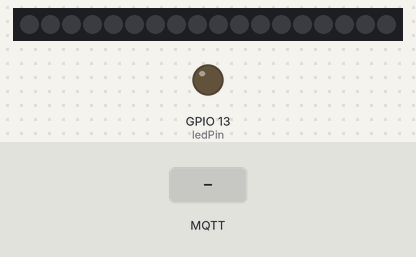
Bench run of a sketch on a simulated ESP32. Parts: 18 RGB LEDs in strip order, left to right, output pins drawn as LEDs (lit = HIGH). The inputs (shaded band) are chosen by the test bench. Dim RGB values are drawn brighter than linear; WiFi joins after 1.5 s; servers stay silent unless stated; no MQTT or app messages arrive unless stated; what the sketch prints to the serial monitor is not drawn.

Above: at 2.7 s.
2.8 s: MQTT message "1" arrives on the first subscribed topic
At 2.95 s:
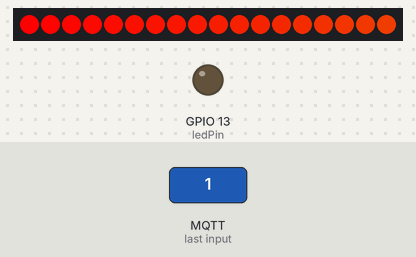
At 3.57 s:
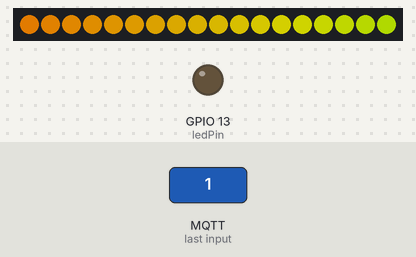
5.2 s: MQTT message "lobster/mac/output" arrives on the first subscribed topic
7.7 s: MQTT message "2" arrives on the first subscribed topic
At 8.53 s:
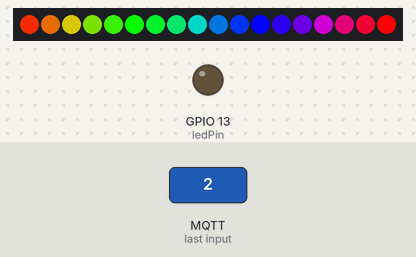

Measured:
- after the input at 2.8 s, the LEDs: change at once (image 1)

The sketch:

ccc01.ino
```cpp
#include <WiFi.h>
#include <PubSubClient.h>
#include <Adafruit_NeoPixel.h>
#include <Arduino.h>
#include "DFRobotDFPlayerMini.h"


// The network information
const char* ssid = "Deco3000";
const char* password = "42563808";

// IP address of the raspberry pi
const char* mqtt_server = "192.168.8.104";

// Uniqe client ID
const char *ID = "lobster";

//Perams
float Voltage = 0;


WiFiClient esplobster;
PubSubClient client(esplobster);
long lastMsg = 0;
char msg[50];
int value = 0;


//ESP32 onboard led pin
const int ledPin = 13;

int r;
int g;
int b;
int n;


//Neopixel pin number and number of led's
#define PIXEL_PIN    14
#define PIXEL_COUNT 18
Adafruit_NeoPixel strip = Adafruit_NeoPixel(PIXEL_COUNT, PIXEL_PIN, NEO_GRB + NEO_KHZ800);


void setup() {
  Serial.begin(115200);
// WIFI setup
  setup_wifi();
  client.setServer(mqtt_server, 1883);
  client.setCallback(callback);

// Neopixel setup
  pinMode(ledPin, OUTPUT);
  strip.begin();
  strip.show();

}

void setup_wifi() {
  delay(10);
  // We start by connecting to a WiFi network
  Serial.println();
  Serial.print("Connecting to ");
  Serial.println(ssid);

  WiFi.begin(ssid, password);

  while (WiFi.status() != WL_CONNECTED) {
    delay(500);
    Serial.print(".");
  }

  Serial.println("");
  Serial.println("WiFi connected");
  Serial.println("IP address: ");
  Serial.println(WiFi.localIP());
}

void callback(char* topic, byte* message, unsigned int length) {
  Serial.print("Message arrived on topic: ");
  Serial.print(topic);
  Serial.print(". Message: ");
  String messageTemp;

  for (int i = 0; i < length; i++) {
    Serial.print((char)message[i]);
    messageTemp += (char)message[i];
  }
  Serial.println();


if (String(topic) == "lobster/mac/output") {
    Serial.print("Changing output to ");


    if(messageTemp == "2"){
      Serial.println("rainbowCycle");
       rainbowCycle(20);
    }

    else if(messageTemp == "1"){
      Serial.println("rainbow");
      rainbow(20);
    }
    else if(messageTemp != "1" || messageTemp!="2"){
    Serial.println("rainbow");
    r = messageTemp.substring(0,3).toInt();
    Serial.println(r);
    g = messageTemp.substring(3,6).toInt();
    b = messageTemp.substring(6,9).toInt();
    n = messageTemp.substring(9,12).toInt();
    strip.setPixelColor((n * 4) + 0, r, g, b);
    strip.setPixelColor((n * 4) + 1, r, g, b);
    strip.setPixelColor((n * 4) + 2, r, g, b);
    strip.setPixelColor((n * 4) + 3, r, g, b);

    strip.show();

    }

  }
}
void reconnect() {
  // Loop until we're reconnected
  while (!client.connected()) {
    Serial.print("Attempting MQTT connection...");
    // Attempt to connect
    if (client.connect("lobster")) {
      Serial.println("connected");
      // Subscribe
      client.subscribe("lobster/mac/output");


    } else {
      Serial.print("failed, rc=");
      Serial.print(client.state());
      Serial.println(" try again in 5 seconds");
      // Wait 5 seconds before retrying
      delay(5000);
    }
  }
}
void loop() {

  if (!client.connected()) {
    reconnect();
  }
  client.loop();

}

// neopixel fill colour annimation
 void colorWipe(uint32_t c, uint8_t wait) {
  for(uint16_t i=0; i<strip.numPixels(); i++) {
    strip.setPixelColor(i, c);
    strip.show();
    delay(wait);
  }
}

// neopixel rainbow annimation relies on wheel
void rainbow(uint8_t wait) {
  uint16_t i, j;

  for(j=0; j<256; j++) {
    for(i=0; i<strip.numPixels(); i++) {
      strip.setPixelColor(i, Wheel((i+j) & 255));
    }
    strip.show();
    delay(wait);
  }
}

void rainbowCycle(uint8_t wait) {
  uint16_t i, j;

  for(j=0; j<256*5; j++) { // 5 cycles of all colors on wheel
    for(i=0; i< strip.numPixels(); i++) {
      strip.setPixelColor(i, Wheel(((i * 256 / strip.numPixels()) + j) & 255));
    }
    strip.show();
    delay(wait);
  }
}

// Wheel for colour changing annimations
uint32_t Wheel(byte WheelPos) {
  WheelPos = 255 - WheelPos;
  if(WheelPos < 85) {
    return strip.Color(255 - WheelPos * 3, 0, WheelPos * 3);
  }
  if(WheelPos < 170) {
    WheelPos -= 85;
    return strip.Color(0, WheelPos * 3, 255 - WheelPos * 3);
  }
  WheelPos -= 170;
  return strip.Color(WheelPos * 3, 255 - WheelPos * 3, 0);
}
```
